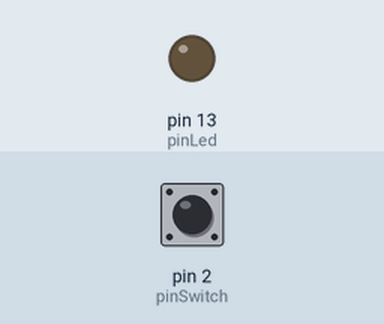
Bench run of a sketch on a simulated Arduino Uno, built with avr-gcc and run on an emulated ATmega328P. On the bench: output pins drawn as LEDs (lit = HIGH). Inputs (shaded band) come from the test bench; at power-on: pin 2 (pinSwitch) LOW.

Above: at 1.2 s.
1.3 s: pin 2 (pinSwitch) pulled HIGH for 0.15 s
At 1.37 s:
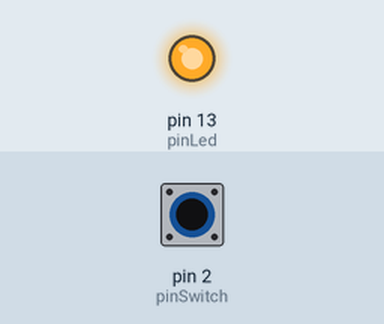
2.9 s: pin 2 (pinSwitch) pulled HIGH for 3.2 s
At 6.9 s:
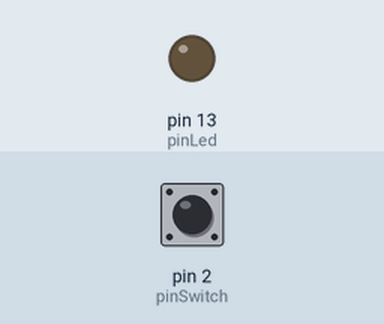
Timing chart, 0 to 8.4 s (numbered marks = the images above; inputs shaded):
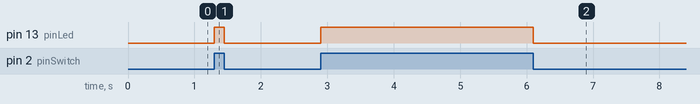

Measured:
- after the input at 1.3 s, pin 13 (pinLed): LOW → HIGH at once, → LOW 0.15 s later
- after the input at 2.9 s, pin 13 (pinLed): LOW → HIGH at once, → LOW 3.2 s later

The sketch:

Condicional.ino
```cpp
// Programa 3: Estructura condicional

// Declaraciones
int pinLed = 13;
int pinSwitch = 2;
int estado;
// Configuración
void setup(){
  pinMode(pinLed,OUTPUT); // Salida digital
  pinMode(pinSwitch,INPUT);  // Entrada digital
}

void loop(){
  if(digitalRead(pinSwitch)){
    // VERDADERO
    digitalWrite(pinLed,HIGH);
  }else{
    // FALSO
    digitalWrite(pinLed,LOW);
  }
}
```
